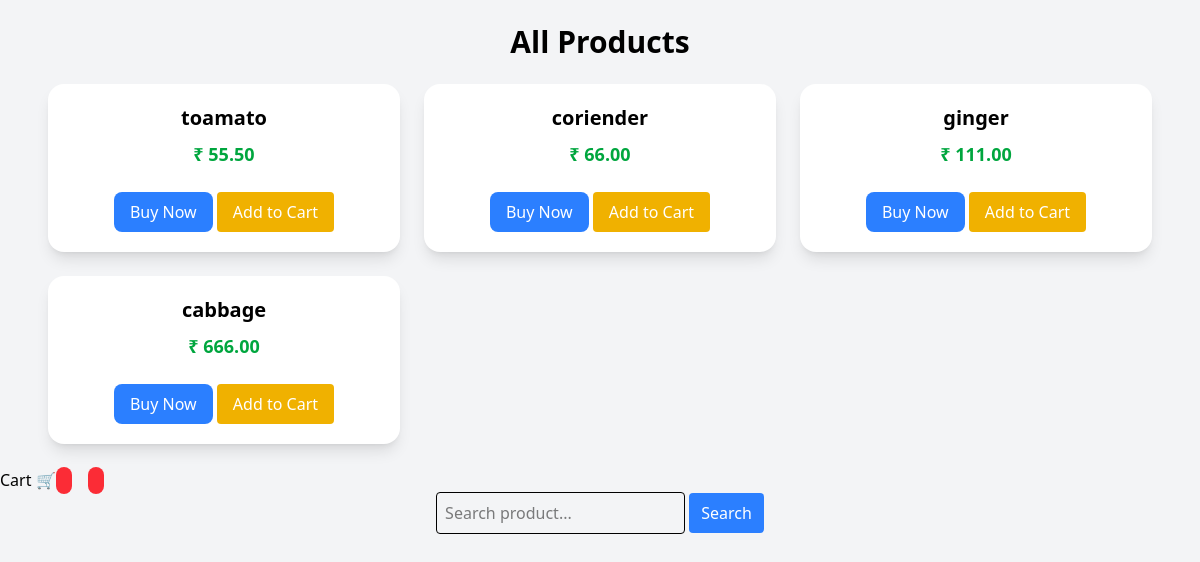
The page /product/ on the database as committed earlier.
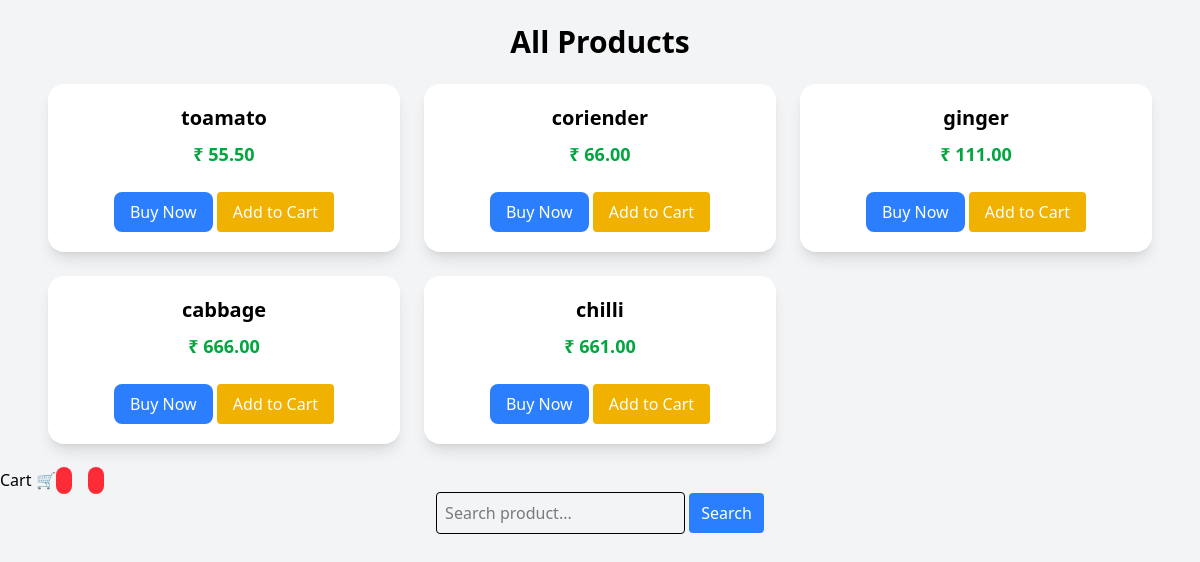
The same page on the database as committed later.
### product/models.py (models this page shows, shortened)
class Product(models.Model):
    name=models.CharField(max_length=166)
    description=models.TextField()
    price=models.DecimalField(max_digits=11,decimal_places=2)
    stock=models.PositiveIntegerField()

### product/views.py (the view)
# urls.py: path("product/",ProductListView.as_view(),name="product_list"),
class ProductListView(View):
    def get(self,request):
        products=Product.objects.all()
        return render (request,"product/product_list.html", {"products":products})

### product/templates/product/product_list.html
{% extends "product/base.html" %}
{% block content %}
<div class="max-w-6xl mx-auto p-6">
    <h1 class="text-3xl font-bold text-center mb-6">All Products</h1>
    <div class="grid grid-cols-1 sm:grid-cols-2 md:grid-cols-3 gap-6">
        {% for product in products %}
        <div class="bg-white shadow-lg rounded-2xl p-5 text-center hover:scale-105 transition">
            <h2 class="text-xl font-semibold mb-2">{{ product.name }}</h2>
            <p class="text-lg font-bold text-green-600 mb-4">
                ₹ {{ product.price }}
            </p>
            <a href="{% url 'Checkout' product.id %}">
                <button class="bg-blue-500 text-white px-4 py-2 rounded-lg hover:bg-blue-600">
                    Buy Now
                </button>
            </a>
            <a href="{% url 'add_to_cart' product.id %}">
    <button class="bg-yellow-500 text-white px-4 py-2 rounded mt-2">
        Add to Cart
    </button>
</a>
        </div>
        {% empty %}
            <p class="text-center col-span-3 text-gray-500">No products available</p>
        {% endfor %}
    </div>
</div>
{% endblock %}

Rows that differ between the two databases and show on the page:
added Product: name "chilli", price "661.00"
